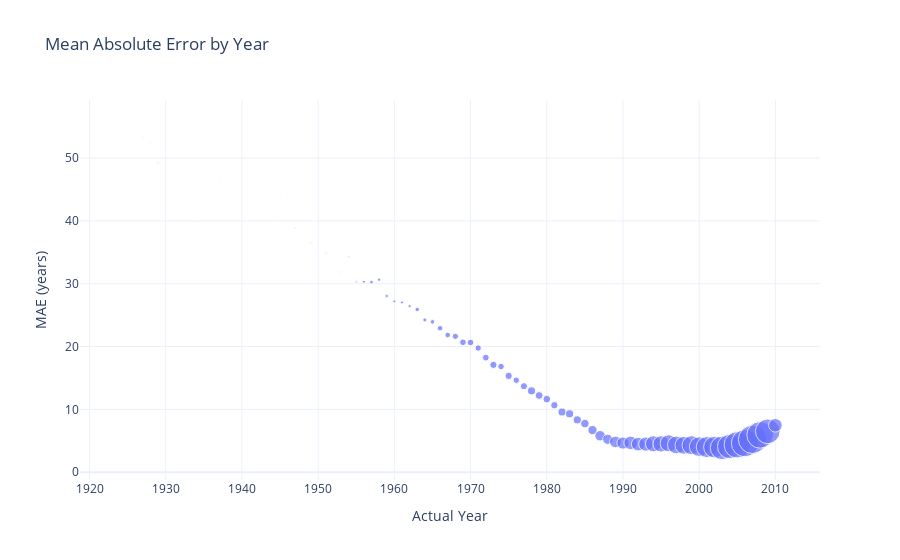

Notebook cell for this chart:
### Code cell
error_by_year = pd.DataFrame({
    'year': y_test,
    'prediction': best_predictions,
    'error': np.abs(residuals)
})

yearly_performance = error_by_year.groupby('year').agg({
    'error': ['mean', 'std', 'count']
}).reset_index()
yearly_performance.columns = ['year', 'mae', 'std', 'count']

fig = px.scatter(
    yearly_performance,
    x='year',
    y='mae',
    size='count',
    title='Mean Absolute Error by Year',
    labels={'year': 'Actual Year', 'mae': 'MAE (years)', 'count': 'Sample Count'}
)
fig.update_layout(template='plotly_white')
fig.write_html('reports/figures/38_mae_by_year.html')
fig.show()

### Figure 1 — Plotly figure (JSON) as saved in the notebook; plotly's stock layout.template omitted (floating-point values rounded to 4 significant figures)
{"data": [{"hovertemplate": "Actual Year=%{x}<br>MAE (years)=%{y}<br>Sample Count=%{marker.size}<extra></extra>", "legendgroup": "", "marker": {"color": "#636efa", "size": [1, 1, 6, 5, 10, 4, 2, 2, 1, 3, 2, 3, 7, 3, 2, 3, 1, 3, 7, 4, 8, 7, 8, 4, 9, 11, 24, 46, 68, 56, 56, 44, 47, 54, 97, 83, 105, 152, 158, 194, 221, 218, 203, 228, 264, 211, 266, 206, 253, 321, 307, 295, 275, 327, 330, 332, 361, 431, 549, 520, 671, 741, 912, 930, 1011, 1280, 1322, 1456, 1558, 1597, 1800, 1916, 2200, 2334, 2757, 2953, 3482, 3673, 4001, 3538, 3037, 926], "sizemode": "area", "sizeref": 10.0, "symbol": "circle"}, "mode": "markers", "name": "", "orientation": "v", "showlegend": false, "type": "scatter", "x": [1924, 1926, 1927, 1928, 1929, 1930, 1931, 1934, 1935, 1937, 1938, 1939, 1940, 1941, 1942, 1944, 1945, 1946, 1947, 1948, 1949, 1950, 1951, 1952, 1953, 1954, 1955, 1956, 1957, 1958, 1959, 1960, 1961, 1962, 1963, 1964, 1965, 1966, 1967, 1968, 1969, 1970, 1971, 1972, 1973, 1974, 1975, 1976, 1977, 1978, 1979, 1980, 1981, 1982, 1983, 1984, 1985, 1986, 1987, 1988, 1989, 1990, 1991, 1992, 1993, 1994, 1995, 1996, 1997, 1998, 1999, 2000, 2001, 2002, 2003, 2004, 2005, 2006, 2007, 2008, 2009, 2010], "xaxis": "x", "y": [55.52, 55.67, 53.3, 52.38, 49.25, 47.28, 55.74, 39.8, 45.31, 46.7, 27.7, 33.98, 26.7, 46.62, 39.05, 40.27, 44.01, 43.56, 38.92, 31.29, 36.54, 36.44, 34.85, 30.82, 31.87, 34.28, 30.28, 30.33, 30.26, 30.65, 28.04, 27.19, 27.03, 26.44, 25.92, 24.24, 23.93, 22.91, 21.84, 21.63, 20.68, 20.65, 19.76, 18.24, 17.09, 16.82, 15.33, 14.64, 13.69, 12.95, 12.21, 11.63, 10.67, 9.578, 9.293, 8.332, 7.742, 6.7, 5.806, 5.236, 4.822, 4.641, 4.67, 4.467, 4.479, 4.522, 4.505, 4.601, 4.348, 4.286, 4.299, 4.07, 4.008, 4.003, 3.874, 4.092, 4.362, 4.618, 5.224, 5.938, 6.506, 7.469], "yaxis": "y"}], "layout": {"legend": {"itemsizing": "constant", "tracegroupgap": 0}, "title": {"text": "Mean Absolute Error by Year"}, "xaxis": {"anchor": "y", "domain": [0, 1], "title": {"text": "Actual Year"}}, "yaxis": {"anchor": "x", "domain": [0, 1], "title": {"text": "MAE (years)"}}}}
